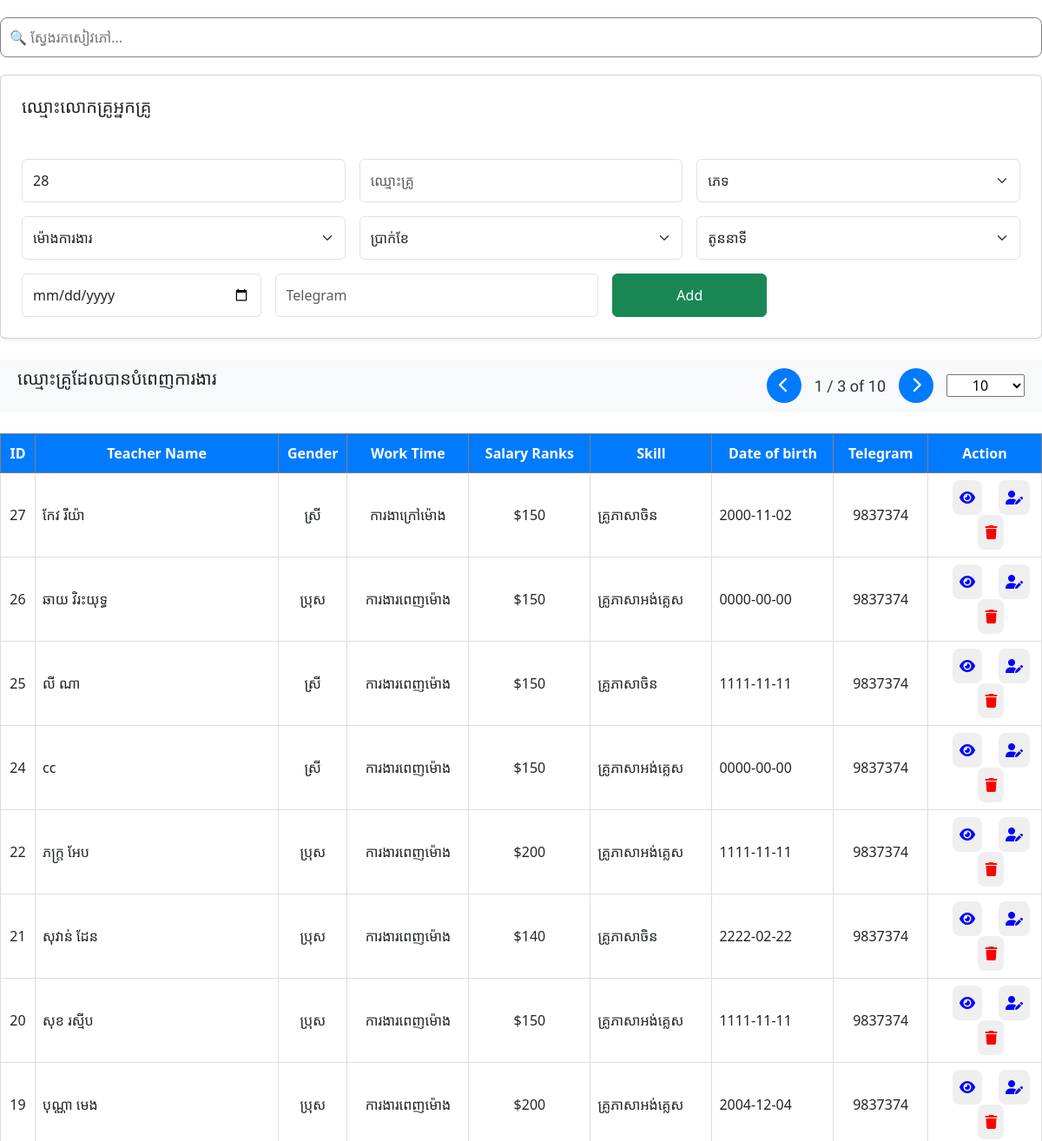
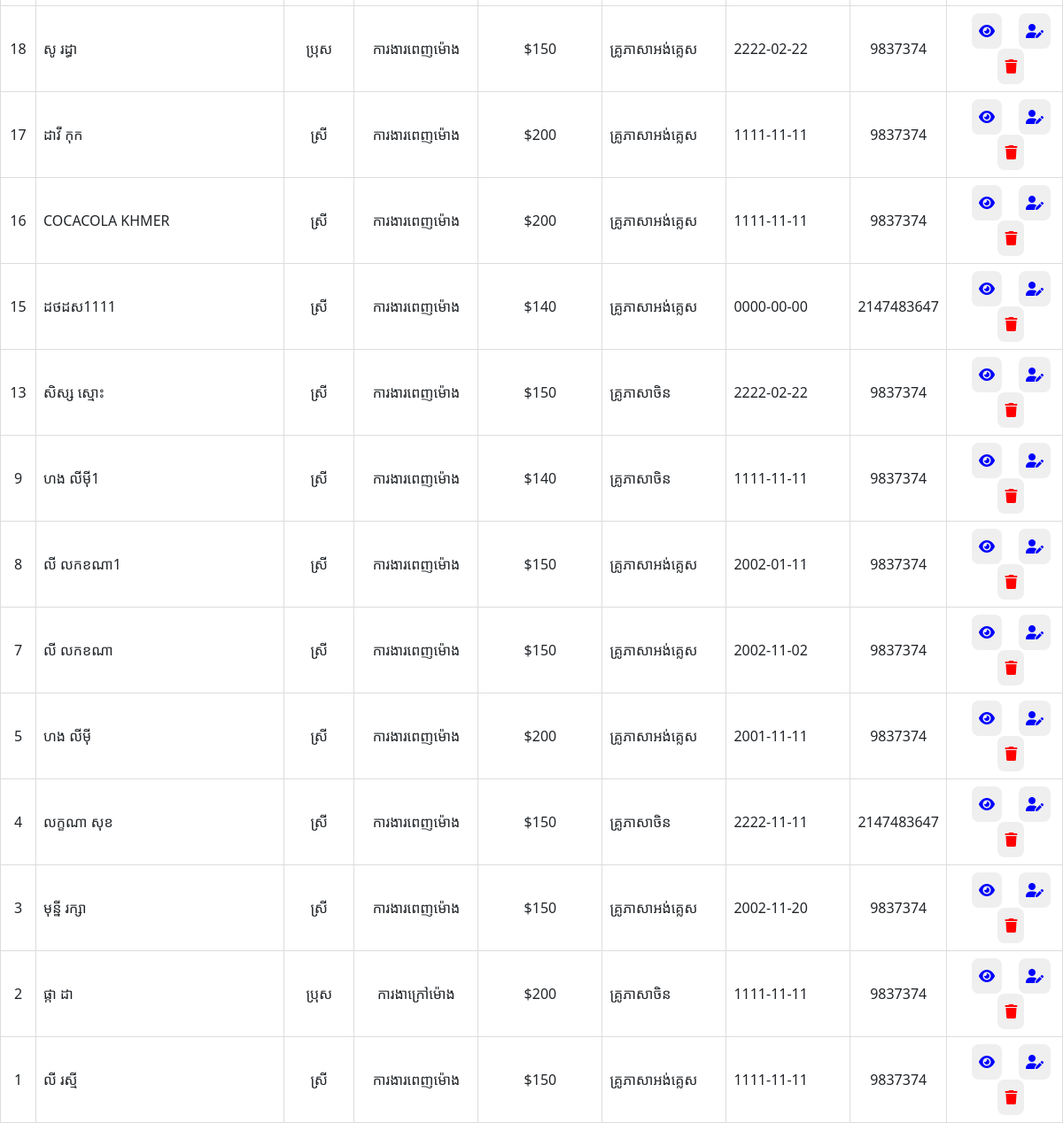
Page /teacher.php on the committed database (2 pictures, top to bottom).
### tables this page shows
CREATE TABLE `tbl_cher` (
  `id` int(11) NOT NULL,
  `name` varchar(250) NOT NULL,
  `gender` varchar(250) NOT NULL,
  `worktime` varchar(250) NOT NULL,
  `salary` varchar(250) NOT NULL,
  `skill` varchar(250) NOT NULL,
  `Date` date DEFAULT NULL,
  `telegram` int(50) NOT NULL,
  `token` varchar(64) DEFAULT NULL
);

### teacher.php (the view, shortened to what this page needs)
<?php
    $cn = new mysqli("localhost","root","","shcool");
   $id=1;
   $sql = "SELECT id FROM tbl_cher ORDER BY id DESC";
    $res = $cn->query($sql);
    $num = $res->num_rows;
    if($num>0){
      $row = $res->fetch_array();
      $id = $row[0]+1;
    }
?>
<!DOCTYPE html>
<html lang="en">
<head>
  <link href="https://cdn.jsdelivr.net/npm/bootstrap@5.3.3/dist/css/bootstrap.min.css" rel="stylesheet">
    <link href="https://cdn.jsdelivr.net/npm/sweetalert2@11/dist/sweetalert2.min.css" rel="stylesheet">
  <link rel="stylesheet" href="style.css">
</head>
<body>
    <input type="text" id="searchInput" placeholder="🔍 ស្វែងរកសៀវភៅ..." style="width: 100%; padding: 10px; margin: 20px 0;border-radius: 8px;border: 1px solid grey;outline: none;">
    <div class="card p-4 mb-4 shadow-sm  frm">
      <h5>ឈ្មោះលោកគ្រូអ្នកគ្រូ</h5>
      <form id="studentForm" class="upl">
        <div class="row g-3 mt-2">
          <div class="col-md-4">
            <input type="text" value="<?php echo $id;?>" name="txt-id" id="id" class="form-control" style="padding:12px;"  placeholder="លេខសម្គាល់" readonly>
          </div>
          <div class="col-md-4">
            <input type="text" name="txt-name" id="name" class="form-control" style="padding:12px"  placeholder="ឈ្មោះគ្រូ" required >
          </div>
          <div class="col-md-4">
            <select id="gender" name="txt-gender" class="form-select" required  style="padding:12px">
              <option value="">ភេទ</option>
            </select>
          </div>
          <div class="col-md-4">
            <select id="work-time" name="txt-work-time" class="form-select" required style="padding:12px">
              <option value="">ម៉ោងការងារ</option>
            </select>
          </div>
          <div class="col-md-4">
            <select id="salary" name="txt-salary" class="form-select" required style="padding:12px">
              <option value="">ប្រាក់ខែ</option>
            </select>
          </div>
          <div class="col-md-4">
            <select id="txt-skill" name="txt-skill" class="form-select" required style="padding:12px">
              <option value="">តូននាទី</option>
            </select>
          </div>
          <div class="col-md-3">
            <input type="date" name="txt-work-date" id="txt-work-date" class="form-control" style="padding:12px" placeholder="ថ្ងៃចូលធ្វើការ">
          </div>
          <div class="col-md-4">
            <input type="text" name="txt-telegram" id="telegram" class="form-control" placeholder="Telegram" required style="padding:12px" placeholder="លេខទំនាក់ទំនង">
          </div>
          <div class="col-md-2 d-grid">
            <button class="btn btn-success"  type="button" id="btn-post" style="padding:12px">Add</button>
          </div>
        </div>
      </form>
    </div>
   <div id="next-back">
  <div>
    <h5 class="mb-3" style="font-family: 'Koulen', sans-serif;">
      ឈ្មោះគ្រូដែលបានបំពេញការងារ
    </h5>
  </div>
  <div class="b-2">
    <a href="#" class="nav-btn"  id="prevPage">
      <i class="fa-solid fa-chevron-left"></i>
    </a>
    <span class="page-info" id="pageInfo">1 / 3 of 10</span>
    <a href="#" class="nav-btn"  id="nextPage">
      <i class="fa-solid fa-chevron-right"></i>
    </a>
    <a href="#">
      <select name="" id="goToPage" style="width: 90px;text-align: center;">
        <option value="10">10</option>
      </select>
    </a>
  </div>
</div>
    <table id="tblData">
  <thead>
    <tr>
      <th width="40">ID</th>
      <th width="280">Teacher Name</th>
      <th>Gender</th>
      <th width="140">Work Time</th>
      <th width="140">Salary Ranks</th>
      <th width="140">Skill</th>
      <th width="140">Date of birth</th>
      <th>Telegram</th>
      <th>Action</th>
    </tr>
  </thead>
  <tbody>
    <?php
      $sql = "SELECT * FROM tbl_cher ORDER BY id DESC";
      $res = $cn->query($sql);
      if($res->num_rows > 0){
        while($row = $res->fetch_array()){
    ?>
        <tr>
          <td align="center"><?php echo $row[0];?></td>
          <td><?php echo $row[1];?></td>
          <td align="center"><?php echo $row[2];?></td>
          <td align="center"><?php echo $row[3];?></td>
          <td align="center">$<?php echo $row[4];?></td>
          <td><?php echo $row[5];?></td>
          <td><?php echo $row[6];?></td>
          <td align="center"><?php echo $row[7];?></td>
          <td align="center">
            <button type="button" class="btn-view" data-id="<?= $row['id'] ?>" style="border:none;border-radius:8px;color:blue;padding:8px;margin-left:15px;"> <i class="fa-solid fa-eye"></i></button>
            <button type="button" class="btn-edit" style="border:none;border-radius:8px;color:blue;padding:8px;margin-left:15px"> <i class="fa-solid fa-user-pen"></i></button>
            <button type="button" class="btn-delete"  data-id="<?= $row['id'] ?>" style="border:none;border-radius:8px;color:red;margin-left:15px;padding:8px"> <i class="fa-solid fa-trash"></i></button>
          </td>
        </tr>
    <?php
        }
      }
    ?>
  </tbody>
</table>
</body>
</html>

### style.css (style rules this page uses)
body { font-family: 'Segoe UI', sans-serif; }
.card h5 { font-family: "Koulen", sans-serif; font-weight: 400; font-style: normal; }
#tblData { width: 100%; border-collapse: collapse; margin-top: 25px; background-color: white; }
#tblData tr th { background-color: #007BFF; color: white; border: 1px solid grey; padding: 10px; text-align: center; }
#tblData tr td { border: 1px solid #ddd; padding: 8px; }
#next-back { display: flex; justify-content: space-between; align-items: center; padding: 10px 20px; background-color: #f8f9fa; flex-wrap: wrap; }
#next-back .b-2 { display: flex; align-items: center; gap: 15px; }
#next-back .nav-btn { display: flex; justify-content: center; align-items: center; width: 40px; height: 40px; background-color: #007BFF; color: white; border-radius: 50%; text-decoration: none; font-size: 18px; transition: background-color 0.3s ease; }
#next-back .page-info { font-family: 'Koulen', sans-serif; font-size: 18px; color: #333; }

### rows in the picture
tbl_cher: txt-id "28", id "27", name "កែវ រីយ៉ា", gender "ស្រី", worktime "ការងាក្រៅម៉ោង", salary "150", skill "គ្រូភាសាចិន", Date "2000-11-02", telegram "9837374"
tbl_cher: id "26", name "ឆាយ​ វិរះយុទ្ធ", gender "ប្រុស", worktime "ការងារពេញម៉ោង", salary "150", skill "គ្រូភាសាអង់គ្លេស", Date "0000-00-00", telegram "9837374"
tbl_cher: id "25", name "លី ណា", gender "ស្រី", worktime "ការងារពេញម៉ោង", salary "150", skill "គ្រូភាសាចិន", Date "1111-11-11", telegram "9837374"
tbl_cher: id "24", name "cc", gender "ស្រី", worktime "ការងារពេញម៉ោង", salary "150", skill "គ្រូភាសាអង់គ្លេស", Date "0000-00-00", telegram "9837374"
tbl_cher: id "22", name "ភក្ដ្រ អែប", gender "ប្រុស", worktime "ការងារពេញម៉ោង", salary "200", skill "គ្រូភាសាអង់គ្លេស", Date "1111-11-11", telegram "9837374"
tbl_cher: id "21", name "សុវាន់ ដែន", gender "ប្រុស", worktime "ការងារពេញម៉ោង", salary "140", skill "គ្រូភាសាចិន", Date "2222-02-22", telegram "9837374"
tbl_cher: id "20", name "សុខ រស្មីប", gender "ប្រុស", worktime "ការងារពេញម៉ោង", salary "150", skill "គ្រូភាសាអង់គ្លេស", Date "1111-11-11", telegram "9837374"
tbl_cher: id "19", name "បុណ្ណា មេង", gender "ប្រុស", worktime "ការងារពេញម៉ោង", salary "200", skill "គ្រូភាសាអង់គ្លេស", Date "2004-12-04", telegram "9837374"
tbl_cher: id "18", name "សូ​ រដ្ធា", gender "ប្រុស", worktime "ការងារពេញម៉ោង", salary "150", skill "គ្រូភាសាអង់គ្លេស", Date "2222-02-22", telegram "9837374"
tbl_cher: id "17", name "ដាវី កុក", gender "ស្រី", worktime "ការងារពេញម៉ោង", salary "200", skill "គ្រូភាសាអង់គ្លេស", Date "1111-11-11", telegram "9837374"
tbl_cher: id "16", name "COCACOLA KHMER", gender "ស្រី", worktime "ការងារពេញម៉ោង", salary "200", skill "គ្រូភាសាអង់គ្លេស", Date "1111-11-11", telegram "9837374"
tbl_cher: id "15", name "ដថដស1111", gender "ស្រី", worktime "ការងារពេញម៉ោង", salary "140", skill "គ្រូភាសាអង់គ្លេស", Date "0000-00-00", telegram "2147483647"
tbl_cher: id "13", name "សិស្ស ស្មោះ", gender "ស្រី", worktime "ការងារពេញម៉ោង", salary "150", skill "គ្រូភាសាចិន", Date "2222-02-22", telegram "9837374"
tbl_cher: id "9", name "ហង លីមុី1", gender "ស្រី", worktime "ការងារពេញម៉ោង", salary "140", skill "គ្រូភាសាចិន", Date "1111-11-11", telegram "9837374"
tbl_cher: id "8", name "លី​ លកខណា1", gender "ស្រី", worktime "ការងារពេញម៉ោង", salary "150", skill "គ្រូភាសាអង់គ្លេស", Date "2002-01-11", telegram "9837374"
tbl_cher: id "7", name "លី​ លកខណា", gender "ស្រី", worktime "ការងារពេញម៉ោង", salary "150", skill "គ្រូភាសាអង់គ្លេស", Date "2002-11-02", telegram "9837374"
tbl_cher: id "5", name "ហង លីមុី", gender "ស្រី", worktime "ការងារពេញម៉ោង", salary "200", skill "គ្រូភាសាអង់គ្លេស", Date "2001-11-11", telegram "9837374"
tbl_cher: id "4", name "លក្ខណា សុខ", gender "ស្រី", worktime "ការងារពេញម៉ោង", salary "150", skill "គ្រូភាសាចិន", Date "2222-11-11", telegram "2147483647"
tbl_cher: id "3", name "មុន្នី រក្សា", gender "ស្រី", worktime "ការងារពេញម៉ោង", salary "150", skill "គ្រូភាសាអង់គ្លេស", Date "2002-11-20", telegram "9837374"
tbl_cher: id "2", name "ផ្កា ដា", gender "ប្រុស", worktime "ការងាក្រៅម៉ោង", salary "200", skill "គ្រូភាសាចិន", Date "1111-11-11", telegram "9837374"
tbl_cher: id "1", name "លី រស្មី", gender "ស្រី", worktime "ការងារពេញម៉ោង", salary "150", skill "គ្រូភាសាអង់គ្លេស", Date "1111-11-11", telegram "9837374"
